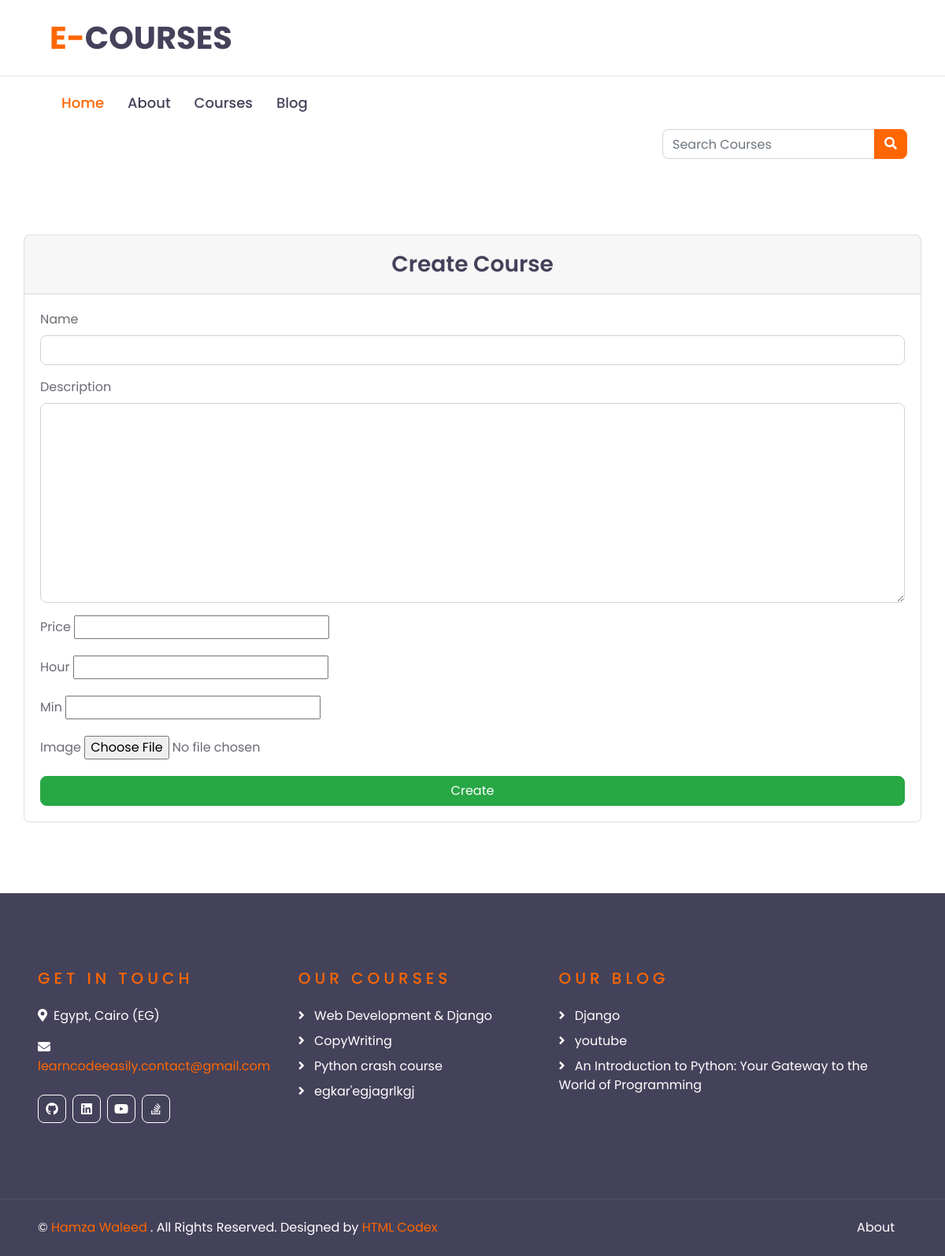
Screenshot of /courses/create/ with the database file from the repository.
### academy_courses/models.py (models this page shows, shortened)
class Urls(models.Model):
    title = models.CharField(max_length=30, default="My Urls")
    icon = models.CharField(
        default='Select an icon',
        choices=SOCIAL_MEDIA_ICONS,
        max_length=100
    )
    url = models.URLField()

class Course(models.Model):
    name = models.CharField(max_length=50)
    description = models.TextField(max_length=5000)
    price = models.FloatField()
    hour = models.IntegerField()
    min = models.IntegerField()
    image = models.ImageField()
    created_at = models.DateTimeField(auto_now_add=True)
    updated_at = models.DateTimeField(auto_now=True)

### academy_blog/models.py (models this page shows, shortened)
class Article(models.Model):
    cover_image = models.ImageField()
    category = models.ForeignKey(Category, on_delete=models.PROTECT)
    title = models.CharField(max_length=100)
    subject = HTMLField(max_length=10000)
    created_at = models.DateTimeField(auto_now_add=True)
    updated_at = models.DateTimeField(auto_now=True)

### academy_courses/views.py (the view)
# urls.py: path('courses/create/', views.CourseCreateView.as_view(), name='course_create')
class CourseCreateView(CreateView):
    model = Course
    form_class = CourseForm
    template_name = 'course/create.html'
    success_url = reverse_lazy('course')

### academy_courses/forms.py
class CourseForm(forms.ModelForm):
    class Meta:
        model = Course
        fields = ['name', 'description', 'price', 'hour', 'min', 'image']
        widgets = {
            'name': forms.TextInput(attrs=field_attrs),
            'description': forms.Textarea(attrs=field_attrs),
        }

### academy_courses/custom_context_proccessor.py (called while the page is built)
def slider_footer(request):
    course = Course.objects.all()[:20]
    opinion = Opinion.objects.all()
    url = Urls.objects.all()
    article = Article.objects.all()[:20]
    return {
        'courses': course,
        'opinions': opinion,
        'urls': url,
        'arts': article
    }

def category(request):
    cat = Category.objects.all()
    latest_article = Article.objects.order_by('-created_at')[:10]
    return {
        'cats': cat,
        'la_ar': latest_article,
    }

### academy_courses/templates/course/create.html (shortened to what this page needs)
{% extends 'base.html' %}
{% load i18n %}
{% block content %}
    <div class="container">
        <div class="row justify-content-md-center">
            <div class="card col-md-12 px-0">
                <div class="card-header text-center">
                    <h3 class="mb-0 py-2">{% trans 'Create Course' %}</h3>
                </div>
                <div class="card-body">
                    <form method="post" enctype="multipart/form-data">
                        {% for field in form %}
                            <div class="mb-3">
                                <label class="form-label">{{ field.label }}</label>
                                {{ field }}
                            </div>
                        {% endfor %}
                        <div class="d-grid gap-2">
                            <button type="submit" class="btn btn-success btn-block">
                                {% translate 'Create' %}
                            </button>
                        </div>
                    </form>
                </div>
            </div>
        </div>
    </div>
{% endblock content %}

### academy_courses/templates/partials/footer.html
{% load i18n %}
<div class="container-fluid bg-dark text-white py-5 px-sm-3 px-lg-5" style="margin-top: 90px;">
    <div class="row pt-5">
        <div class="col-lg-7 col-md-12">
            <div class="row">
                <div class="col-md-6 mb-5">
                    <h5 class="text-primary text-uppercase mb-4" style="letter-spacing: 5px;">{% trans 'Get In Touch' %}</h5>
                    <p><i class="fa fa-map-marker-alt mr-2"></i>{% trans 'Egypt, Cairo (EG)' %}</p>
                    <p><i class="fa fa-envelope mr-2"></i><a href="javascript:openmail();">learncodeeasily.contact@gmail.com</a></p>
                    <div class="d-flex justify-content-start mt-4">
                        {% for url in urls %}
                            <a class="btn btn-outline-light btn-square mr-2" href="{{ url.url }}"><i class="fab {{ url.icon }}"></i></a>
                        {% endfor %}
                    </div>
                </div>
                <div class="col-md-6 mb-5">
                    <h5 class="text-primary text-uppercase mb-4" style="letter-spacing: 5px;">{% trans 'Our Courses' %}</h5>
                    <div class="d-flex flex-column justify-content-start">
                        {% for course in courses %}
                            <a class="text-white mb-2" href="{% url 'course_list' course.id %}"><i class="fa fa-angle-right mr-2"></i> {{ course.name }} </a>
                        {% endfor %}
                    </div>
                </div>
            </div>
        </div>
        <div class="col-lg-5 col-md-12 mb-5">
            <h5 class="text-primary text-uppercase mb-4" style="letter-spacing: 5px;">{% trans 'Our Blog' %}</h5>
            <div class="d-flex flex-column justify-content-start">
                {% for art in arts %}
                    <a class="text-white mb-2" href="{% url 'article_view' art.id %}"><i class="fa fa-angle-right mr-2"></i> {{ art.title }} </a>
                {% endfor %}
            </div>
        </div>
    </div>
</div>
<div class="container-fluid bg-dark text-white border-top py-4 px-sm-3 px-md-5" style="border-color: rgba(256, 256, 256, .1) !important;">
    <div class="row">
        <div class="col-lg-6 text-center text-md-left mb-3 mb-md-0">
            <p class="m-0 text-white">&copy; <a href="/">{% trans 'Hamza Waleed' %}</a> {% trans '. All Rights Reserved. Designed by' %}<a href="https://htmlcodex.com"> HTML Codex</a>
            </p>
        </div>
        <div class="col-lg-6 text-center text-md-right">
            <ul class="nav d-inline-flex">
                <li class="nav-item">
                    <a class="nav-link text-white py-0" href="{% url 'about' %}">{% trans 'About' %}</a>
                </li>
            </ul>
        </div>
    </div>
</div>

### rows the page displays
Course: name "Web Development & Django"
Course: name "CopyWriting"
Course: name "Python crash course"
Course: name "egkar'egjagrlkgj"
Article: title "Django"
Article: title "youtube"
Article: title "An Introduction to Python: Your Gateway to the World of Programming"

### other values shown
{{ field.label }} "Name" "Description" "Price" "Hour" "Min" "Image"
